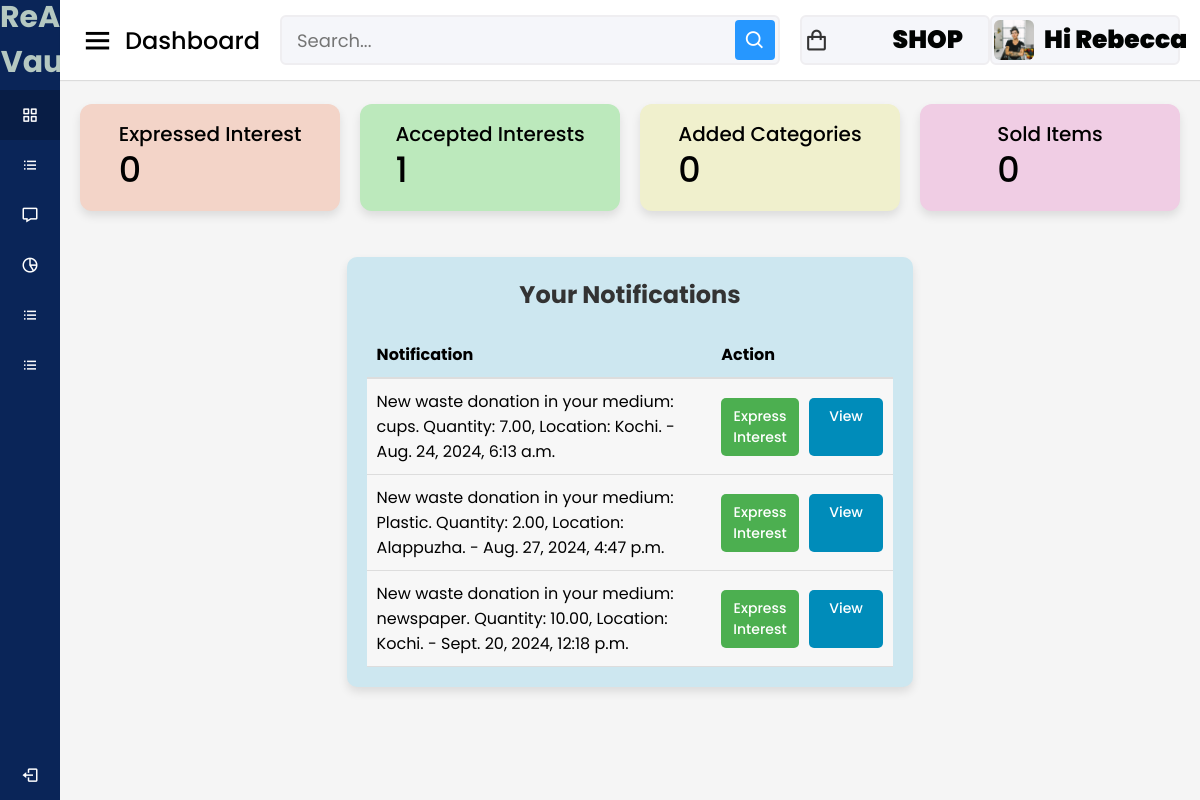
The page /artist/notifications/ (signed in) on the database its author committed.
### accounts/models.py (models this page shows, shortened)
class Artist(models.Model):
    user = models.OneToOneField(User, on_delete = models.CASCADE)
    phone = models.IntegerField(default=99999999)
    profile_pic = models.ImageField(upload_to= 'picture/artist', null=True,default='picture/artist/hi.jpg')
    is_approved = models.BooleanField(default=False)
    mediums = models.ManyToManyField(MediumOfWaste, blank=True)
    certificate=models.FileField(upload_to='certificates/',null= True, blank=True)

### artist/models.py (models this page shows, shortened)
class Notification(models.Model):
    user = models.ForeignKey(User, on_delete=models.CASCADE)
    message = models.TextField()
    created_at = models.DateTimeField(auto_now_add=True)
    is_read = models.BooleanField(default=False)
    donation=models.ForeignKey('donors.Donation', on_delete=models.CASCADE, null=True,blank=True)

### artist/views.py (the view)
# urls.py: path('notifications/',views.notifications,name='notifications'),
def notifications(request):
    notifications = Notification.objects.filter(user=request.user)
    notifications.update(is_read=True)
    artist= request.user.artist
    expressed_interest_count = Interest.objects.filter(artist=artist).count()
    accepted_interest_count = InterestRequest.objects.filter(
        artist=artist,
        status='accepted'
        ).count()
    unread_count = Notification.objects.filter(user=request.user, is_read=False).count()
    context={
            'artist':artist,
            'unread_count':unread_count,
            'expressed_interest_count':expressed_interest_count,
            'accepted_interest_count':accepted_interest_count,
            'notifications': notifications
    }
    return render(request, 'artist/notifications.html', context)

### cart/context_processors.py (called while the page is built)
def counter(request):
    cart_count=0
    if 'admin' in request.path:
        return{}
    else:
        try:
            cart=Cart.objects.filter(cart_id=_cart_id(request))
            cart_items=CartItem.objects.all().filter(cart=cart[:1])
            for cart_item in cart_items:
                cart_count = cart_item.Quantity
        except CartItem.DoesNotExist:
            cart_count=0
    return dict(cart_count=cart_count)

### cart/views.py (called while the page is built)
def _cart_id(request):
    cart=request.session.session_key
    if not cart:
        cart=request.session.create()
    return cart

### category/context_processors.py (called while the page is built)
def menu_links(request):
    links = Category.objects.all()
    return dict(links=links)

### template/artist/notifications.html (shortened to what this page needs)
{% load static %}
<!DOCTYPE html>
<html lang="en" dir="ltr">
<head>
  <link rel="stylesheet" href="{% static 'assets/css/styles.css' %}">
  <link href='https://unpkg.com/boxicons@2.0.7/css/boxicons.min.css' rel='stylesheet'>
</head>
<body>
  <div class="sidebar">
    <div class="logo-details">
      <span class="logo_name" style="font-size: 30px; text-align: center; font-weight: 700; color: #b5c8c1;">ReArt Vault</span>
    </div>
    <ul class="nav-links">
        <li>
            <a href="{% url 'artist_dashboard' %}" class="active">
              <i class='bx bx-grid-alt'></i>
              <span class="links_name">Artist Dashboard</span>
            </a>
          </li>
          <li>
            <a href="{% url 'add_mediums' %}">
              <i class='bx bx-list-ul'></i>
              <span class="links_name">Add medium</span>
            </a>
          </li>
          <li>
            <a href="{% url 'notifications' %}">
              <i class='bx bx-message'></i>
              <span class="links_name">Notifications</span>
            </a>
          </li>
          <li>
            <a href="{% url 'view_ratesartist' %}">
              <i class='bx bx-pie-chart-alt-2'></i>
              <span class="links_name">Price Listings</span>
            </a>
          </li>
          <li>
            <a href="{% url 'artist_interest_status' %}">
              <i class='bx bx-list-ul'></i>
              <span class="links_name">Interest Status</span>
            </a>
          </li>
          <li>
            <a href="{% url 'buyed_items' %}">
              <i class='bx bx-list-ul'></i>
              <span class="links_name">Buyed Items</span>
            </a>
          </li>
      <li class="log_out">
        <a href="{% url 'userlogout' %}">
          <i class='bx bx-log-out'></i>
          <span class="links_name">Log out</span>
        </a>
      </li>
    </ul>
  </div>
  <section class="home-section">
    <nav>
      <div class="sidebar-button">
        <i class='bx bx-menu sidebarBtn'></i>
        <span class="dashboard">Dashboard</span>
      </div>
      <div class="search-box">
        <input type="text" placeholder="Search...">
        <i class='bx bx-search'></i>
      </div>
      <a href="{% url 'shopdash' %}" style="text-decoration:none;"><div class="profile-details">
        <i class='bx bx-shopping-bag'></i>
        <span class="admin_name" style="font-size: 25px; font-weight: 900; color: #010302;">SHOP</span>
      </div></a>
      <div class="profile-details">
        {% if artist.profile_pic %}
         <img src="{{artist.profile_pic.url}}" alt="">
        {% endif %}
        <span class="admin_name" style="font-size: 25px; font-weight: 900; color: #010302;">Hi {{user.username}}</span>
      </div>
    </nav>
    <div class="home-content">
      <div class="overview-boxes">
        <div class="box" style="background-color:rgb(243, 212, 200);">
          <div class="right-side">
            <div class="box-topic">Expressed Interest</div>
            <div class="number">{{ expressed_interest_count }}</div>
          </div>
        </div>
        <div class="box" style="background-color:rgb(188, 233, 188);">
          <div class="right-side">
            <div class="box-topic">Accepted Interests</div>
            <div class="number">{{ accepted_interest_count }}</div>
          </div>
        </div>
        <div class="box" style="background-color:rgb(240, 240, 205);">
          <div class="right-side">
            <div class="box-topic">Added Categories</div>
            <div class="number"> 0</div>
          </div>
        </div>
        <div class="box" style="background-color:rgb(240, 205, 228);">
          <div class="right-side">
            <div class="box-topic">Sold Items</div>
            <div class="number">0</div>
          </div>
        </div>
      </div>
      <div class="sales-boxes">
        <div class="recent-sales box" style="background-color: rgb(205, 231, 240); padding: 20px; border-radius: 10px;">
            <div class="title" style="font-size: 24px; font-weight: bold;margin-bottom: 20px;">Your Notifications</div>
            <table style="width: 100%; border-collapse: collapse;">
                <thead>
                    <tr>
                        <th style="text-align: left; padding: 10px; border-bottom: 2px solid #ddd;">Notification</th>
                        <th style="text-align: left; padding: 10px; border-bottom: 2px solid #ddd;">Action</th>
                    </tr>
                </thead>
                <tbody>
                    {% for notification in notifications %}
                    <tr class="{% if notification.is_read %}read{% else %}unread{% endif %}"
                        style="{% if notification.is_read %}background-color: #f7f7f7;{% else %}background-color: #ffffff;{% endif %}">
                        <td style="padding: 10px; border-bottom: 1px solid #ddd;">
                            {{ notification.message }} - {{ notification.created_at }}
                        </td>
                        <td style="padding: 10px; border-bottom: 1px solid #ddd;">
                          {% if notification.donation %}
                              <div class="action-buttons">
                                  {% if not notification.interest_request %}
                                      <form method="post" action="{% url 'express_interest' notification.donation.id %}">
                          <button type="submit" class="button button-express">
                              Express Interest
                          </button>
                          </form>
                          {% endif %}
                              <a href="#" class="button button-view" data-donation-id="{{ notification.donation.id }}">
                              View
                          </a>
                            </div>
                          {% else %}
                              <p>No donation available.</p>
                          {% endif %}
                      </td>
                    </tr>
                    {% endfor %}
                </tbody>
            </table>
        </div>
    </div>
    </body>
    </html>

### static/assets/css/styles.css (style rules this page uses)
* { margin: 0; padding: 0; box-sizing: border-box; font-family: 'Poppins', sans-serif; }
.sidebar { position: fixed; height: 100%; width: 240px; background: #0A2558; transition: all 0.5s ease; }
.sidebar .logo-details { height: 80px; display: flex; align-items: center; }
.sidebar .logo-details .logo_name { color: #fff; font-size: 24px; font-weight: 500; }
.sidebar .nav-links { margin-top: 10px; }
.sidebar .nav-links li { position: relative; list-style: none; height: 50px; }
.sidebar .nav-links li a { height: 100%; width: 100%; display: flex; align-items: center; text-decoration: none; transition: all 0.4s ease; }
.sidebar .nav-links li a.active { background: #081D45; }
.sidebar .nav-links li i { min-width: 60px; text-align: center; font-size: 18px; color: #fff; }
.sidebar .nav-links li a .links_name { color: #fff; font-size: 15px; font-weight: 400; white-space: nowrap; }
.sidebar .nav-links .log_out { position: absolute; bottom: 0; width: 100%; }
.home-section { position: relative; background: #f5f5f5; min-height: 100vh; width: calc(100% - 240px); left: 240px; transition: all 0.5s ease; }
.home-section nav { display: flex; justify-content: space-between; height: 80px; background: #fff; display: flex; align-items: center; position: fixed; width: calc(100% - 240px); left: 240px; z-index: 100; padding: 0 20px; box-shadow: 0 1px 1px rgba(0, 0, 0, 0.1); transition: all 0.5s ease; }
.home-section nav .sidebar-button { display: flex; align-items: center; font-size: 24px; font-weight: 500; }
nav .sidebar-button i { font-size: 35px; margin-right: 10px; }
.home-section nav .search-box { position: relative; height: 50px; max-width: 550px; width: 100%; margin: 0 20px; }
nav .search-box input { height: 100%; width: 100%; outline: none; background: #F5F6FA; border: 2px solid #EFEEF1; border-radius: 6px; font-size: 18px; padding: 0 15px; }
nav .search-box .bx-search { position: absolute; height: 40px; width: 40px; background: #2697FF; right: 5px; top: 50%; transform: translateY(-50%); border-radius: 4px; line-height: 40px; text-align: center; color: #fff; font-size: 22px; transition: all 0.4 ease; }
.home-section nav .profile-details { display: flex; align-items: center; background: #F5F6FA; border: 2px solid #EFEEF1; border-radius: 6px; height: 50px; min-width: 190px; padding: 0 15px 0 2px; }
nav .profile-details img { height: 40px; width: 40px; border-radius: 6px; object-fit: cover; }
nav .profile-details .admin_name { font-size: 15px; font-weight: 500; color: #333; margin: 0 10px; white-space: nowrap; }
nav .profile-details i { font-size: 25px; color: #333; }
.home-section .home-content { position: relative; padding-top: 104px; }
.home-content .overview-boxes { display: flex; align-items: center; justify-content: space-between; flex-wrap: wrap; padding: 0 20px; margin-bottom: 26px; }
.overview-boxes .box { display: flex; align-items: center; justify-content: center; width: calc(100% / 4 - 15px); background: #fff; padding: 15px 14px; border-radius: 12px; box-shadow: 0 5px 10px rgba(0,0,0,0.1); }
.overview-boxes .box-topic { font-size: 20px; font-weight: 500; }
.home-content .box .number { display: inline-block; font-size: 35px; margin-top: -6px; font-weight: 500; }
.home-content .sales-boxes { display: flex; justify-content: space-between; }
.home-content .sales-boxes .recent-sales { width: 65%; background: #fff; padding: 20px 30px; margin: 0 20px; border-radius: 12px; box-shadow: 0 5px 10px rgba(0, 0, 0, 0.1); }
.sales-boxes .box .title { font-size: 24px; font-weight: 500; }
.sales-boxes .box .button { width: 100%; display: flex; flex-wrap: wrap; justify-content: space-around; align-content: space-around; }
@media (max-width: 1240px) { .sidebar { width: 60px; } }
@media (max-width: 1240px) { .home-section { width: calc(100% - 60px); left: 60px; } }
@media (max-width: 1240px) { .home-section nav { width: calc(100% - 60px); left: 60px; } }

### rows shown on the page
Artist: profile_pic (picture)
Notification: message "New waste donation in your medium: cups. Quantity: 7.00, Location: Kochi.", created_at "Aug. 24, 2024, 6:13 a.m."
Notification: message "New waste donation in your medium: Plastic. Quantity: 2.00, Location: Alappuzha.", created_at "Aug. 27, 2024, 4:47 p.m."
Notification: message "New waste donation in your medium: newspaper. Quantity: 10.00, Location: Kochi.", created_at "Sept. 20, 2024, 12:18 p.m."

### other values the page prints
{{ user.username }} "Rebecca"
{{ expressed_interest_count }} "0"
{{ accepted_interest_count }} "1"
